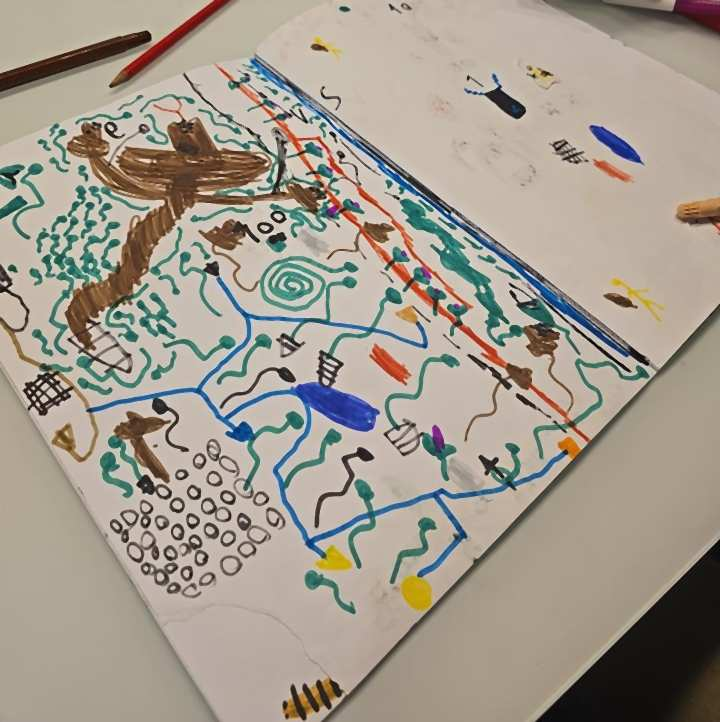
#> input picture resources/site/dessin-du-jeu.jpg, 720 x 722 px, given in place of icon-512.png, which was not available
$ python export-site-icons.py
#> lines starting #> are read from the running program, lines starting #| are printed output that depends on the picture
"""Small pictures of the website, cut from the application icon. No generator, no cost.

A browser tab, an iPhone home screen and the top of each public page only need a few
kilobytes. The wide picture of a shared link is a real battle: scripts/export-share-image.mjs.

Usage, from the root of the repository:
    python3 scripts/export-site-icons.py
"""
from pathlib import Path
from PIL import Image

SOURCE = Path("resources/android-icon/icon-512.png")
OUT = Path("resources/site")
OUT.mkdir(parents=True, exist_ok=True)
icon = Image.open(SOURCE).convert("RGBA")


def resized(size: int) -> Image.Image:
#> called with size = 96
    return icon.resize((size, size), Image.LANCZOS)
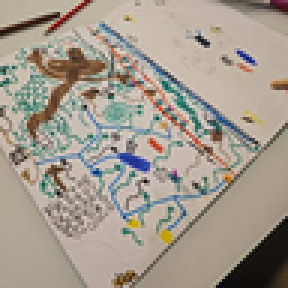
#> returned value: PIL image 96x96 RGBA (shown 3 times larger); mean R, G, B, A 162.7, 154.1, 141.9, 255


# The hero of the public pages: the same picture, far lighter than the PNG.
icon.save(OUT / "hero-512.webp", "WEBP", quality=82, method=6)
# The logo beside the title is shown at 48 px: 96 px for sharp screens.
resized(96).save(OUT / "logo-96.png", optimize=True)
# Browser tab, then the home screen of a phone (an iPhone wants no transparency).
resized(48).save(OUT / "icon-48.png", optimize=True)
#> call 2 of resized, with size = 48
#> in resized (call 2), `return icon.resize((size, size), Image.LANCZOS)`:
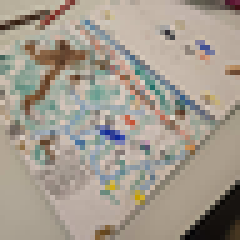
#> returned value: PIL image 48x48 RGBA (shown 5 times larger); mean R, G, B, A 162.7, 154.1, 141.9, 255
resized(180).convert("RGB").save(OUT / "touch-180.png", optimize=True)
#> call 3 of resized, with size = 180
#> in resized (call 3), `return icon.resize((size, size), Image.LANCZOS)`:
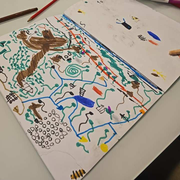
#> returned value: PIL image 180x180 RGBA; mean R, G, B, A 162.7, 154.1, 141.9, 255
# `/favicon.ico` is asked for by every browser on a page that names no icon.
icon.save(OUT / "favicon.ico", sizes=[(16, 16), (32, 32), (48, 48)])
for path in sorted(OUT.iterdir()):
    print(path, path.stat().st_size)
